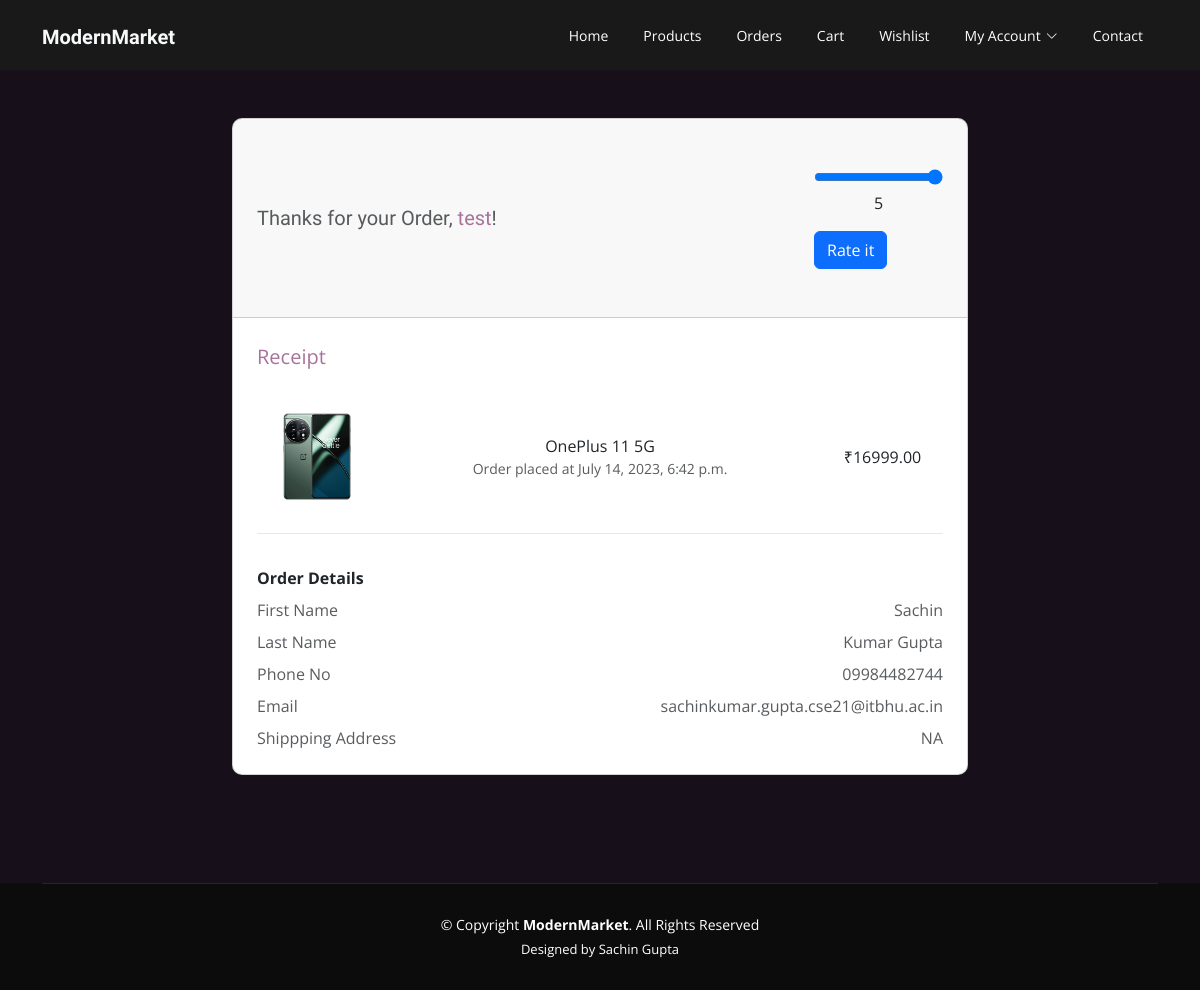
Page /orderlist/3/ (signed in) on the committed database.
### ModernMarket_home/models.py (models this page shows)
class Order(models.Model):
    user = models.ForeignKey(User, on_delete=models.CASCADE)
    product = models.ForeignKey(Product, on_delete=models.CASCADE)
    order_date = models.DateTimeField(default=timezone.now())
    phoneNum = models.CharField(max_length=15, default="+911234567890")
    email = models.EmailField(max_length=50, default="johndoe@email.com")
    price = models.DecimalField(max_digits=7, decimal_places=2)
    addr1 = models.CharField(max_length=200)
    fname = models.CharField(max_length=100, default="John")
    lname = models.CharField(max_length=100, default="Doe")
    rated = models.DecimalField(max_digits=7, decimal_places=2,default=-1)

class Product(models.Model):
    p_name = models.CharField(max_length=100)
    p_rating = models.DecimalField(max_digits=5, decimal_places=1)
    p_description = models.CharField(max_length=500)
    p_buycount = models.IntegerField()
    p_brand = models.CharField(max_length=100)
    p_category = models.CharField(max_length=100)
    p_image = models.ImageField(upload_to="static/product_images/")
    p_price = models.DecimalField(max_digits=7, decimal_places=2)
    p_ratecount = models.IntegerField(default=0)

### ModernMarket_home/views.py (the view)
# urls.py: path('orderlist/<int:pk>/', views.orderdetails, name='orderdetails'),
@login_required(login_url="/login/")
def orderdetails(request,pk):
    thisorder=Order.objects.filter(id=pk,user=request.user)
    context={
        'order':thisorder[0]
    }
    return render(request,'orderdetails.html',context)

### ModernMarket_home/templates/orderdetails.html (shortened to what this page needs)
{% extends 'base.html' %}
{% load static %}
{% block body %}
<section class="h-100 gradient-custom" style="background-color: #17101a">
    <div class="container py-5 h-100">
      <div class="row d-flex justify-content-center align-items-center h-100">
        <div class="col-lg-10 col-xl-8">
          <div class="card" style="border-radius: 10px;">
            <div class="card-header px-4 py-5 d-flex flex-row justify-content-between align-items-center">
              <h5 class="text-muted mb-0">Thanks for your Order, <span style="color: #a8729a;">{{request.user.username}}</span>!</h5>
              {% if order.rated == -1.00 %}
              <form method="POST" action="{% url 'modifyrating' %}">
                  <input type="range" name="rating_value" min="0" max="5" step="0.1" value="5" oninput="rangeValue.innerText = this.value">
                  <p id="rangeValue" style="text-align:center">5</p>
                  <button type="submit" class="btn btn-primary"> Rate it</button>
                </form>
                {% else %}
                <h6 class="text-muted text-sm mb-0 "style="font-family:Roboto">You rated this {{ order.rated }}</h6>
                {% endif %}
            </div>
            <div class="card-body p-4">
              <div class="d-flex justify-content-between align-items-center mb-4">
                <p class="lead fw-normal mb-0" style="color: #a8729a;">Receipt</p>
              </div>
              <div class="card-body text-decoration-none">
                  <div class="row d-flex flex-row justify-content-between">
                    <div class="col-md-2 d-flex flex-row align-center">
                        <a href="{% url 'productpage' %}{{order.product.id}}/">
                      <img src="/{{order.product.p_image}}"
                        class="img-fluid" alt="Phone">
                        </a>
                    </div>
                    <div class="col-md-5 text-center d-flex flex-column justify-content-center align-items-center">
                      <p class=" mb-0 ">{{order.product.p_name}}</p>
                      <p class="text-muted mb-0 small">Order placed at {{ order.order_date }} </p>
                    </div>
                    <div class="col-md-2 text-center d-flex justify-content-center align-items-center">
                      <p class="text-dark mb-0 ">₹{{ order.price }}</p>
                    </div>
                  </div>
              </div>
                <hr class="mb-4" style="background-color: #e0e0e0; opacity: 0.1;">
              <div class="d-flex justify-content-between pt-2">
                <p class="fw-bold mb-0">Order Details</p>
              </div>
              <div class="d-flex justify-content-between pt-2">
                <p class="text-muted mb-0">First Name</p>
                <p class="text-muted mb-0">{{order.fname}} </p>
              </div>
              <div class="d-flex justify-content-between pt-2">
                <p class="text-muted mb-0">Last Name</p>
                <p class="text-muted mb-0">{{order.lname}}</p>
              </div>
              <div class="d-flex justify-content-between pt-2">
                <p class="text-muted mb-0">Phone No</p>
                <p class="text-muted mb-0">{{order.phoneNum}}</p>
              </div>
              <div class="d-flex justify-content-between pt-2">
                <p class="text-muted mb-0">Email </p>
                <p class="text-muted mb-0">{{order.email}}</p>
              </div>
              <div class="d-flex justify-content-between pt-2">
                <p class="text-muted mb-0">Shippping Address </p>
                <p class="text-muted mb-0">{{order.addr1}}</p>
              </div>
            </div>
          </div>
        </div>
      </div>
    </div>
  </section>
<footer id="footer">
    <div class="container">
      <div class="copyright">
        &copy; Copyright <strong><span>ModernMarket</span></strong>. All Rights Reserved
      </div>
      <div class="credits">
        Designed by Sachin Gupta
      </div>
    </div>
  </footer>
{% endblock %}

### static/assets/css/style.css (style rules this page uses)
body { font-family: "Open Sans", sans-serif; color: #444444; }
a { color: #cc1616; text-decoration: none; }
h1, h2, h3, h4, h5, h6 { font-family: "Raleway", sans-serif; }
.scrolled-offset { margin-top: 70px; }
section { padding: 60px 0; overflow: hidden; }
#footer { background: #0c0c0c; padding: 0 0 30px 0; color: #fff; font-size: 14px; }
#footer .copyright { border-top: 1px solid #262626; text-align: center; padding-top: 30px; }
#footer .credits { padding-top: 5px; text-align: center; font-size: 13px; color: #fff; }

### ModernMarket_home/templates/orderdetails.html (style rules this page uses)
section { padding-top:0px }

### rows in the picture
Order: product.p_image (picture), product.p_name "OnePlus 11 5G", order_date "July 14, 2023, 6:42 p.m.", price "16999.00", fname "Sachin", lname "Kumar Gupta", phoneNum "09984482744", email "sachinkumar.gupta.cse21@itbhu.ac.in", addr1 "NA"

### other values in the picture
{{ request.user.username }} "test"
